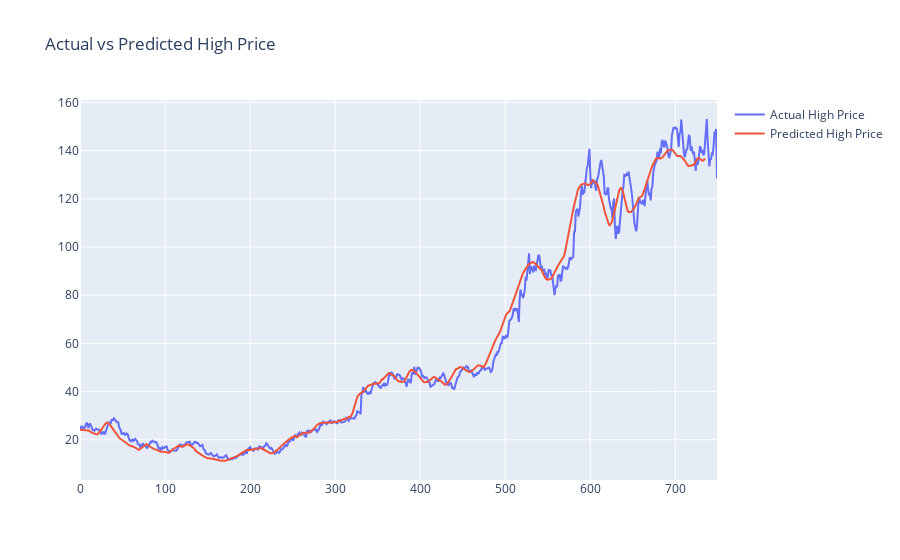

Notebook code for this chart:
### Markdown cell above
## Build The Model with LSTM and RMSProp

### Code cell
import tensorflow as tf
import numpy as np
from sklearn.preprocessing import MinMaxScaler
import plotly.graph_objects as go
import pandas as pd
from sklearn.metrics import mean_squared_error

class StockPricePredictor:
    def __init__(self, data, time_step=60, train_split=0.7): 
        self.data = data  # Stock price data
        self.time_step = time_step  # Lookback period
        self.train_split = train_split  # Train/test split ratio
        self.scaler = MinMaxScaler(feature_range=(0, 1))  # Data normalization
        self.model = None  # LSTM model
        self.data_normalized = self.normalize_data()  # Normalize the data
        self.split_data()  # Split data into train/test
        self.create_datasets()  # Create training and testing datasets

    def normalize_data(self):
        numeric_data = self.data[['Open', 'High', 'Low', 'Close', 'Volume']]
        normalized = self.scaler.fit_transform(numeric_data)
        self.data['Normalized_Open'] = normalized[:, 0]
        self.data['Normalized_High'] = normalized[:, 1]
        self.data['Normalized_Low'] = normalized[:, 2]
        self.data['Normalized_Close'] = normalized[:, 3]
        self.data['Normalized_Volume'] = normalized[:, 4]
        return normalized

    def split_data(self):
        self.train_data = self.data_normalized  
        self.test_data = self.data_normalized  

    def create_dataset(self, data):
        X, Y = [], []
        for i in range(len(data) - self.time_step):
            if i + self.time_step < len(data):
                X.append(data[i:(i + self.time_step), :])
                Y.append(data[i + self.time_step, 3])  
        return np.array(X), np.array(Y)

    def create_datasets(self):
        self.X_train, self.Y_train = self.create_dataset(self.train_data)
        self.X_test, self.Y_test = self.create_dataset(self.test_data)

    def build_model(self):
        self.model = tf.keras.models.Sequential([
            tf.keras.layers.LSTM(units=50, return_sequences=True, input_shape=(self.time_step, self.X_train.shape[2])),
            tf.keras.layers.Dropout(0.1),
            tf.keras.layers.LSTM(units=50),
            tf.keras.layers.Dense(1)
        ])
        self.model.compile(loss='mean_squared_error', optimizer='Adamax', metrics=['mean_absolute_error'])
        self.model.summary()

    def train_model(self, epochs=100, batch_size=64):
        # EarlyStopping with restore_best_weights set to True
        self.model.fit(self.X_train, self.Y_train, epochs=epochs, 
                    validation_data=(self.X_test, self.Y_test), 
                    verbose=1, batch_size=batch_size, shuffle=False,
                    callbacks=[tf.keras.callbacks.EarlyStopping(monitor='val_loss', 
                                                            patience=10,  # Feel free to adjust this value
                                                            restore_best_weights=True)])

    def predict(self):
        # Predict the test data
        test_predicted = self.model.predict(self.X_test)
        # Evaluate loss and MAE
        test_loss, test_mae = self.model.evaluate(self.X_test, self.Y_test, verbose=0)
        # Calculate RMSE using sklearn's mean_squared_error
        test_rmse = np.sqrt(mean_squared_error(self.Y_test, test_predicted))
        # Output all metrics
        print(f"Testing Mean Absolute Error: {test_mae:.4f}")
        print(f"Testing Loss (MSE): {test_loss:.4f}")
        print(f"Testing Root Mean Squared Error (RMSE): {test_rmse:.4f}")  # RMSE displayed here
        print(f"Predicted Close price for the next {len(test_predicted)} days:")
        
        return test_predicted


    def inverse_transform(self, predicted, target_column=2):
        predicted_full = np.zeros((predicted.shape[0], self.scaler.min_.shape[0]))
        predicted_full[:, target_column] = predicted.flatten()
        inversed = self.scaler.inverse_transform(predicted_full)
        return inversed[:, target_column]

    def predict_next_day(self):
        recent_data = self.data_normalized[-self.time_step:, :]
        last_sequence = recent_data.reshape(1, self.time_step, self.X_train.shape[2])
        next_day_close = self.model.predict(last_sequence)
        last_date = pd.to_datetime(self.data.iloc[-1]['Date'])
        next_day = last_date + pd.DateOffset(days=1)
        while next_day.weekday() >= 5:  # Skip weekends
            next_day += pd.DateOffset(days=1)

        # Return predicted close price for the next day
        return next_day, self.inverse_transform(next_day_close)[0]

    def plot_predictions(self, actual, predicted):
        figure = go.Figure()
        figure.add_trace(go.Scatter(x=actual.index, y=actual['High'], mode='lines', name='Actual High Price'))
        figure.add_trace(go.Scatter(x=actual.index, y=predicted, mode='lines', name='Predicted High Price'))
        figure.update_layout(title='Actual vs Predicted High Price')
        figure.show()

    def run(self):
        self.build_model()
        self.train_model()
        test_loss, test_mae = self.model.evaluate(self.X_test, self.Y_test, verbose=0)
        print(f"Test Loss (MSE): {test_loss:.4f}")
        print(f"Test Mean Absolute Error (MAE) for Close price: {test_mae:.4f}")  # MAE for Close price
        print(f"Test Root Mean Squared Error (RMSE) for Close price: {np.sqrt(test_mae):.4f}")
        print("Predictions for the test data:")
        test_predicted = self.predict()
        next_day, next_day_close = self.predict_next_day()  # Use the predicted close price here
        print(f"Data ended as of the date: {self.data.iloc[-1]['Date'].date()}")
        print(f"Today's Close price for {ticker}: {self.data.iloc[-1]['Close']:.2f}")
        print(f"Predicted next weekday Close price of {ticker} for {next_day.date()}: {next_day_close:.2f}")
        self.plot_predictions(self.data, self.inverse_transform(test_predicted))
        return next_day_close

predictor = StockPricePredictor(data_unsorted, time_step=14) #based on 7 day MA
predictor.run()

### Figure 1 — Plotly figure (JSON) as saved in the notebook; plotly's stock layout.template omitted (floating-point values rounded to 4 significant figures; data arrays with more than 128 entries replaced by an {"elided": "..."} marker saying what was removed)
{"data": [{"mode": "lines", "name": "Actual High Price", "type": "scatter", "x": {"elided": "750 int values"}, "y": {"elided": "750 float values"}}, {"mode": "lines", "name": "Predicted High Price", "type": "scatter", "x": {"elided": "750 int values"}, "y": {"elided": "736 float values"}}], "layout": {"title": {"text": "Actual vs Predicted High Price"}}}
